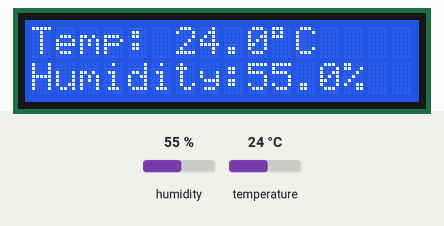
Simulated run of this sketch. Board: ESP8266 (NodeMCU). On the bench: 16×2 character LCD. Inputs (shaded band) come from the test bench; at power-on: humidity 55 %, temperature 24 °C. What the sketch prints to the serial monitor is not drawn.

Above: at 3.3 s.
3.4 s: humidity set to 22 %
At 6.8 s:
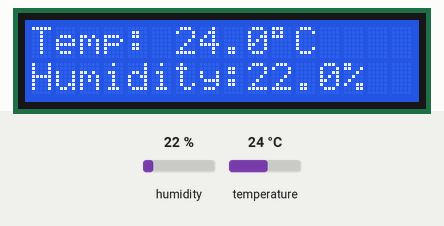
8.2 s: temperature set to 12 °C
At 11.0 s:
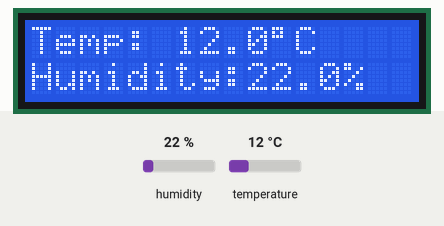
13.0 s: humidity set to 40 %
At 15.3 s:
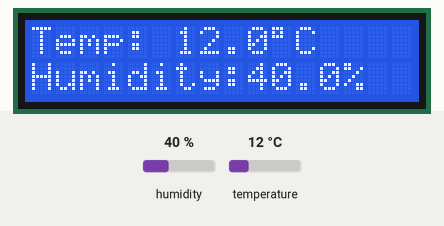
17.8 s: temperature set to 19 °C
At 19.5 s:
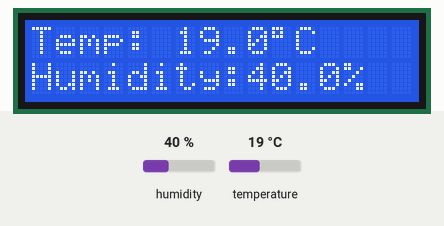
Timing chart, 0 to 21.0 s (numbered marks = the images above; inputs shaded):
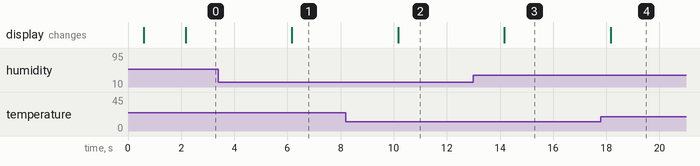

Measured:
- after the input at 3.4 s, the display: changes after 2.8 s (image 1)
- after the input at 8.2 s, the display: changes after 2.0 s (image 2)
- after the input at 13.0 s, the display: changes after 1.2 s (image 3)
- after the input at 17.8 s, the display: changes after 0.37 s (image 4)

The sketch:

Temp.ino
```cpp
// === Include Required Libraries ===
#include <Wire.h>                  // I2C communication
#include <LiquidCrystal_I2C.h>     // For 16x2 I2C LCD
#include <DHT.h>                   // DHT sensor library

// === Pin & Sensor Configuration ===
#define DHT_PIN     D4             // GPIO4 on ESP8266/ESP32 (or use 4)
#define DHT_TYPE    DHT11          // Sensor type: DHT11

// === I2C LCD Settings ===
// Common addresses: 0x27 or 0x3F — try both if not working
LiquidCrystal_I2C lcd(0x27, 16, 2); // (address, cols, rows)

// === DHT Sensor Setup ===
DHT dht(DHT_PIN, DHT_TYPE);

// === Variables ===
float temperature = 0.0;
float humidity = 0.0;
unsigned long lastRead = 0;
const long READ_INTERVAL = 2000; // Read every 2 seconds

void setup() {
  // Start serial communication for debugging
  Serial.begin(115200);
  delay(500);

  Serial.println("\n=== TEMPERATURE & HUMIDITY METER ===");
  Serial.println("Initializing DHT11 and 16x2 I2C LCD...");

  // Initialize DHT sensor
  dht.begin();

  // Initialize I2C (SDA=SCL auto on ESP)
  Wire.begin(); // ESP8266: D2=SDA, D1=SCL | ESP32: GPIO21=SDA, GPIO22=SCL

  // Initialize LCD
  lcd.init();
  lcd.backlight();
  lcd.clear();

  // Splash screen
  lcd.setCursor(0, 0);
  lcd.print("  Weather Meter ");
  lcd.setCursor(0, 1);
  lcd.print("   Loading...   ");
  delay(1500);

  // Show static labels
  lcd.clear();
  lcd.setCursor(0, 0);
  lcd.print("Temp:");
  lcd.setCursor(0, 1);
  lcd.print("Humidity:");

  Serial.println("System ready! Starting measurements...");
}

void loop() {
  unsigned long currentMillis = millis();

  // Read sensor only every 2 seconds
  if (currentMillis - lastRead >= READ_INTERVAL) {
    lastRead = currentMillis;

    // Read from DHT11
    humidity = dht.readHumidity();
    temperature = dht.readTemperature(); // in Celsius

    // Check for errors
    if (isnan(humidity) || isnan(temperature)) {
      Serial.println("❌ Failed to read from DHT sensor!");

      // Show error on LCD
      lcd.setCursor(7, 0);
      lcd.print("ERR");
      lcd.setCursor(9, 1);
      lcd.print("ERR");
      return;
    }

    // Print to Serial Monitor
    Serial.print("🌡️  Temp: ");
    Serial.print(temperature);
    Serial.print("°C | 💧 Humidity: ");
    Serial.print(humidity);
    Serial.println("%");

    // Update LCD display
    updateLCD();
  }
}

// === Function to update LCD ===
void updateLCD() {
  // Clear and update temperature line
  lcd.setCursor(6, 0);
  lcd.print("        "); // Clear old value
  lcd.setCursor(6, 0);
  lcd.print(temperature, 1); // 1 decimal place
  lcd.print((char)223); // Degree symbol (°)
  lcd.print("C");

  // Clear and update humidity line
  lcd.setCursor(9, 1);
  lcd.print("       "); // Clear old value
  lcd.setCursor(9, 1);
  lcd.print(humidity, 1);
  lcd.print("%");
}
```
